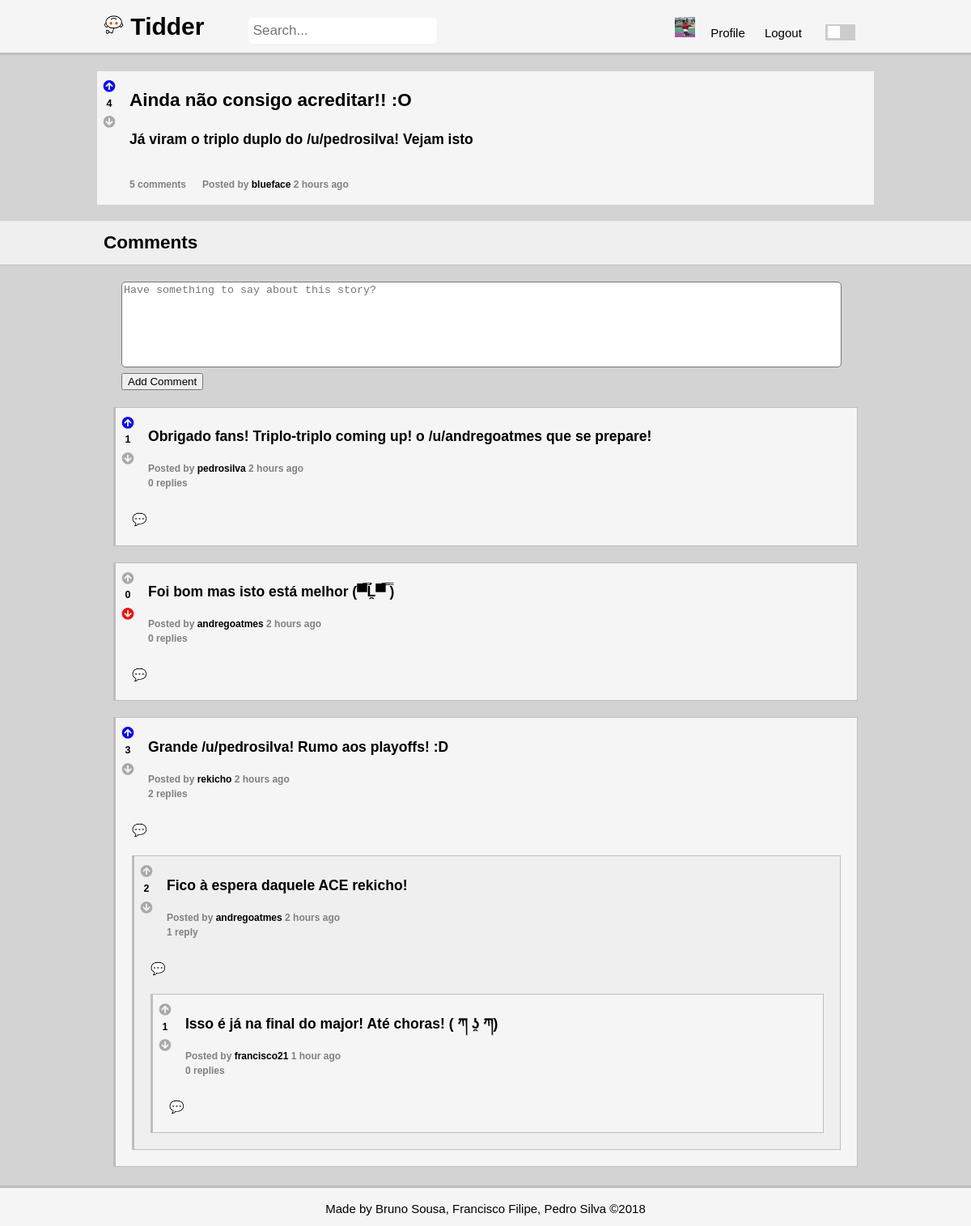
Page /pages/story.php?story_id=1 (signed in) on the committed database.
### tables this page shows
CREATE TABLE opinion (
    opinion_id INTEGER NOT NULL PRIMARY KEY AUTOINCREMENT,
	parent_id INTEGER REFERENCES opinion(opinion_id),
    opinion_title VARCHAR,
    opinion_text VARCHAR NOT NULL,
	channel_id INTEGER REFERENCES channel,
	posted DATETIME NOT NULL,
    user_id INTEGER NOT NULL REFERENCES user
);

### database/db_story.php (called while the page is built, shortened)
<?php
	function getStory($story_id) {
		$db = Database::instance()->db();
		$stmt = $db->prepare('SELECT * FROM opinion WHERE opinion_id = ? AND parent_id IS NULL');
		$stmt->execute(array($story_id));
		return $stmt->fetch();
	}
?>

### database/db_vote.php (called while the page is built, shortened)
<?php
	function getScore($opinion_id){
		$db = Database::instance()->db();
		$stmt = $db->prepare('SELECT count(*) AS score FROM vote WHERE opinion_id = ? AND value = 1');
		$stmt->execute(array($opinion_id));
		$upvotes = $stmt->fetch()['score'];
		$stmt = $db->prepare('SELECT count(*) AS score FROM vote WHERE opinion_id = ? AND value = -1');
		$stmt->execute(array($opinion_id));
		$downvotes = $stmt->fetch()['score'];
		return $upvotes - $downvotes;
	}
	function getVote($opinion_id, $user_id){
		$db = Database::instance()->db();
		$stmt = $db->prepare('SELECT value FROM vote WHERE opinion_id = ? AND user_id = ?');
		$stmt->execute(array($opinion_id, $user_id));
		$value = $stmt->fetch();
		if($value)
			return $value['value'];
		return 0;
	}
?>

### database/db_comment.php (called while the page is built, shortened)
<?php
	function getAllComments($parent_id) {
		$db = Database::instance()->db();
		$stmt = $db->prepare('SELECT * FROM opinion WHERE parent_id IS ?');
		$stmt->execute(array($parent_id));
		return $stmt->fetchAll();
	}
?>

### database/db_user.php (called while the page is built, shortened)
<?php
	function getUserName($user_id){
		$db = Database::instance()->db();
		$stmt = $db->prepare('SELECT username FROM user WHERE user_id = ?');
		$stmt->execute(array($user_id));
		return $stmt->fetch()['username'];
	}
?>

### includes/date.php (called while the page is built, shortened)
<?php
	function deltaTime($now, $date){
		$time = strtotime($date);
		$delta = $now - $time;
		if(!floor($delta/86400)){
			$time_word = (floor($delta/3600) == 1 ? ' hour ' : ' hours ');
			return floor($delta/3600).$time_word.'ago';
		}
		$time_word = (floor($delta/31104000) == 1 ? ' year ' : ' years ');
		return floor($delta/31104000).$time_word.'ago';
	}
?>

### templates/tpl_comments.php (the view, shortened to what this page needs)
<?php
	include_once('../database/db_comment.php');
	function getNumberComments($story) {
		$comments = getAllComments($story);
		$count = 0;
		foreach($comments as $comment){
			$count += getNumberComments($comment['opinion_id']);
		}
		return count($comments) + $count;
	}
	function draw_comments_header($comments,$not_profile){
		global $page;
		global $story_id;
		if($not_profile){ ?>
			<section id="comments" data-id="<?=$story_id?>">
		<?php } else { ?>
			<section id="comments">
		<?php } ?>
			<header class = "secondary-header">
				<div class = "container">
					<h2>Comments</h2>
				</div>
			</header>
			<div class="container">
		<?php if($not_profile){
			if((isset($_SESSION['user_id']))) { ?>
				<form>
					<textarea name="comment" placeholder="Have something to say about this story?" required></textarea>
					<input type="submit" value="Add Comment">
				</form>
		<?php } else { ?>
			<footer class = "secondary-footer">
				<p>Want to comment? <a href='../pages/login.php?redirect=<?=urlencode($page)?>'>Login</a> or <a href='../pages/signup.php?redirect=<?=urlencode($page)?>'>Signup</a></p>
			</footer>
		<?php }
		}
		draw_comments($comments,$not_profile);?>
			</div>
		</section>
	<?php }
	function draw_comments($comments, $not_profile){
		global $story_id?>
		<ol>
		<?php
		    foreach($comments as $comment)
				draw_comment($comment, $not_profile);
		?>
	    </ol>
        <?php } ?>
    <?php function draw_comment($comment, $not_profile) {
		global $now;
		$comment['opinion_text'] = htmlentities($comment['opinion_text']);
		$regex = '/\[([^\]]+)\]\((http[s]?:[\/]{2})?(www\.)?([-a-zA-Z0-9]{2,256}\.[a-z]{2,6}\b[-a-zA-Z0-9@:%_\+.~#?{&amp;}=\/]*)\)/';
		$comment['opinion_text'] = preg_replace($regex,"<a href=\"https://www.$4\">$1</a>",$comment['opinion_text']);
		$regex_user = '/\/u\/([-a-zA-Z0-9]+)/';
		$comment['opinion_text'] = preg_replace($regex_user, "<a href=\"profile.php?username=$1\">$0</a>",$comment['opinion_text']);
		$regex_channel = '/\/c\/([-a-zA-Z0-9]+)/';
		$comment['opinion_text'] = preg_replace($regex_channel, "<a href=\"stories.php?channel=$1\">$0</a>",$comment['opinion_text']);
		?>
		<li>
		<article class="comment" data-id="<?=$comment['opinion_id']?>">
			<div class = "votes-container">
				<div class="upvote" role="button" data-value="<?=$comment['vote']?>"><i class="fas fa-arrow-circle-up"></i></div>
				<h5><?=$comment['score']?></h5>
				<div class="downvote" role="button" data-value="<?=$comment['vote']?>"><i class="fas fa-arrow-circle-down"></i></div>
			</div>
			<div class = "comment-container">
			<h3><?=$comment['opinion_text']?></h3>
			<h4>Posted by <a href="<?='profile.php?username='.urlencode($comment['username'])?>"><?=htmlentities($comment['username'])?></a> <?=deltaTime($now, $comment['posted'])?></h4>
			<?php
			$replieNum = getNumberComments($comment['opinion_id']);
			if($replieNum == 1){ ?>
				<h4><?=$replieNum?> reply</h4></div>
			<?php } else { ?>
				<h4><?=$replieNum?> replies</h4></div>
			<?php }
			if(isset($_SESSION['user_id']) && $not_profile) { ?>
				<div class="comment_comment" role="button">&#128172;</div>
			<?php }
				$comments = array_reverse(getAllComments($comment['opinion_id']));
				for($i = 0; $i < count($comments); $i++){
					$comments[$i]['username'] = getUserName($comments[$i]['user_id']);
					$comments[$i]['score'] = getScore($comments[$i]['opinion_id']);
					if(isset($_SESSION['user_id']))
						$comments[$i]['vote'] = getVote($comments[$i]['opinion_id'], $_SESSION['user_id']);
				}
				draw_comments($comments,$not_profile);
			?>
		</article>
		</li>
    <?php } ?>

### pages/story.php (shortened to what this page needs)
<?php
	include_once('../includes/date.php');
	include_once('../database/db_user.php');
	include_once('../database/db_story.php');
	include_once('../database/db_comment.php');
	include_once('../database/db_vote.php');
	include_once('../templates/tpl_common.php');
	include_once('../templates/tpl_comments.php');
	$story_id = $_GET['story_id'];
	try {
		$story = getStory($story_id);
    } catch (PDOException $e) {
        die(header('Location: stories.php'));
	}
	$story['opinion_text'] = htmlentities($story['opinion_text']);
	$regex = '/\[([^\]]+)\]\((http[s]?:[\/]{2})?(www\.)?([-a-zA-Z0-9]{2,256}\.[a-z]{2,6}\b[-a-zA-Z0-9@:%_\+.~#?{&amp;}=\/]*)\)/';
	$story['opinion_text'] = preg_replace($regex,"<a href=\"https://www.$4\">$1</a>",$story['opinion_text']);
	$regex_user = '/\/u\/([-a-zA-Z0-9]+)/';
	$story['opinion_text'] = preg_replace($regex_user, "<a href=\"profile.php?username=$1\">$0</a>",$story['opinion_text']);
	$regex_channel = '/\/c\/([-a-zA-Z0-9]+)/';
	$story['opinion_text'] = preg_replace($regex_channel, "<a href=\"stories.php?channel=$1\">$0</a>",$story['opinion_text']);
	$now = time();
	$username = getUserName($story['user_id']);
	$score = getScore($story_id);
	if(isset($_SESSION['user_id']))
		$vote = getVote($story_id, $_SESSION['user_id']);
	draw_header(true);
?>
	<section id="story" data-id="<?=$story_id?>">
		<div class = "container">
			<div class = "votes-container">
				<div class="upvote" role="button" data-value="<?=$vote?>"><i class="fas fa-arrow-circle-up"></i></div>
				<h5><?=htmlentities($score)?></h5>
				<div class="downvote" role="button" data-value="<?=$vote?>"><i class="fas fa-arrow-circle-down"></i></div>
			</div>
			<div class = "story-content">
			<h2><?=htmlentities($story['opinion_title'])?></h2>
			<h3><?php
				$lines = explode(PHP_EOL, $story['opinion_text']);
				foreach($lines as $line) { ?>
					<p><?=$line?></p>
			<?php } ?></h3>
			<?php
			$number_comments = getNumberComments($story_id);
			if($number_comments == 1){ ?>
				<h4><?=$number_comments?> comment</h4>
			<?php } else { ?>
				<h4><?=$number_comments?> comments</h4>
			<?php } ?>
			<h4>Posted by <a href="<?='profile.php?username='.urlencode($username)?>"><?=htmlentities($username)?></a> <?=deltaTime($now, $story['posted'])?></h4>
			</div>
		</div>
	</section>
<?php
	$comments = array_reverse(getAllComments($story_id));
	for($i = 0; $i < count($comments); $i++){
		$comments[$i]['username'] = getUserName($comments[$i]['user_id']);
		$comments[$i]['score'] = getScore($comments[$i]['opinion_id']);
		if(isset($_SESSION['user_id']))
			$comments[$i]['vote'] = getVote($comments[$i]['opinion_id'], $_SESSION['user_id']);
	}
	draw_comments_header($comments,true);
?>

### css/style.css (style rules this page uses)
html, body { height: 100%; margin: 0; }
body { background-color: var(--main-bg); font: 15px/1.5 Arial, Helvetica, sans-serif; padding: 0; position: relative; }
h2, h3, h5,p { color: var(--main-font-color); }
h4 { font-size: 12px; color: var(--secondary-font-color); }
.container { width: 80%; margin: 0px auto; overflow: hidden; min-height: 100%; position: relative; }
.comment_comment { margin: 20px; }
section#comments form { margin: 20px auto 10px 30px; }
a { color: var(--main-font-color); text-decoration: none; }
ol { list-style-type: none; padding: 0; }
.fa-arrow-circle-down, .fa-arrow-circle-up { color: var(--icon-color); }
.light .downvote[data-value="-1"] .fa-arrow-circle-down , .fa-arrow-circle-down:hover { color: red; }
.light .upvote[data-value="1"] .fa-arrow-circle-up , .fa-arrow-circle-up:hover { color: blue; }
.upvote , .downvote { margin:0; padding:0; margin-top: 3px; }
header { background-color: var(--writing-bg); color: var(--main-font-color); padding: 10px; border-bottom: var(--border-color) 3px solid; }
.secondary-header { background-color: var(--secondary-writing-bg); border-bottom: var(--border-color) 1px solid; }
section#story .container { margin-top: 20px; background-color: var(--writing-bg); margin-bottom: 20px; }
section#story .container h4 { float: left; padding-right: 20px; }
.story-content { padding-left: 40px; padding-right: 40px; }
.secondary-header h3, .secondary-header h2 { display: inline-block; padding-right: 20px; margin: 0; }
.comment-container { padding: 5px; padding-left: 40px; }
.comment-container h4 { margin:0; padding:0; padding-right: 20px; }
article.comment { background-color: var(--writing-bg); border: 1px solid var(--border-color); border-left: 3px solid var(--border-color); margin: 20px; }
textarea { resize: none; outline: none; overflow: auto; width: 95%; height: 100px; border-radius:5px; }
article.comment.dark-comment { background-color: var(--secondary-writing-bg); }
.votes-container { position: absolute; float: left; width: 30px; display: flex; align-items: center; justify-content: center; flex-direction: column; margin-top: 5px; }
.votes-container h5 { padding: 0; margin: 0; text-align: center; }

### css/color.css (style rules this page uses)
:root { --grey-shade-0: #f9f9f9; --grey-shade-1: #f5f5f5; --grey-shade-1-5: #efefef; --grey-shade-2: #d3d3d3; --grey-shade-3: #bebebe; --grey-shade-4: #a9a9a9; --grey-shade-5: #808080; --grey-shade-6: #505050; --grey-shade-7: #303030; --grey-shade-7-5: #a79e9e; --grey-shade-8: #3b3737; --grey-shade-9: #928d88; --grey-shade-10: #bebebe; }
body.light { --main-bg: var(--grey-shade-2); --hover-bg: var(--grey-shade-2); --writing-bg: var(--grey-shade-1); --secondary-writing-bg: var(--grey-shade-1-5); --border-color: var(--grey-shade-3); --main-font-color: black; --secondary-font-color: var(--grey-shade-5); --icon-color: var(--grey-shade-4); --button-color: var(--grey-shade-3); --button-color-hover: var(--grey-shade-5); }

### rows in the picture
opinion: opinion_title "Ainda não consigo acreditar!! :O", posted "2 hours ago"
opinion: parent "1", opinion_text "Obrigado fans! Triplo-triplo coming up! o /u/andregoatmes que se prepare!", username "pedrosilva", posted "2 hours ago", replieNum "0"
opinion: $comment['vote'] -1 (drawn), score "0", opinion_text "Foi bom mas isto está melhor (▀̿Ĺ̯▀̿ ̿)", username "andregoatmes", posted "2 hours ago", replieNum "0"
opinion: $comment['vote'] 1 (drawn), score "3", opinion_text "Grande /u/pedrosilva ! Rumo aos playoffs! :D", username "rekicho", posted "2 hours ago", replieNum "2"
opinion: $comment['vote'] 0 (drawn), parent "2", opinion_text "Fico à espera daquele ACE rekicho!", username "andregoatmes", posted "2 hours ago", replieNum "1"
opinion: user "1", opinion_text "Isso é já na final do major! Até choras! ( ཀ ʖ̯ ཀ)", username "francisco21", posted "1 hour ago", replieNum "0"

### other values in the picture
$score "4"
$number_comments "5"
$username "blueface"
